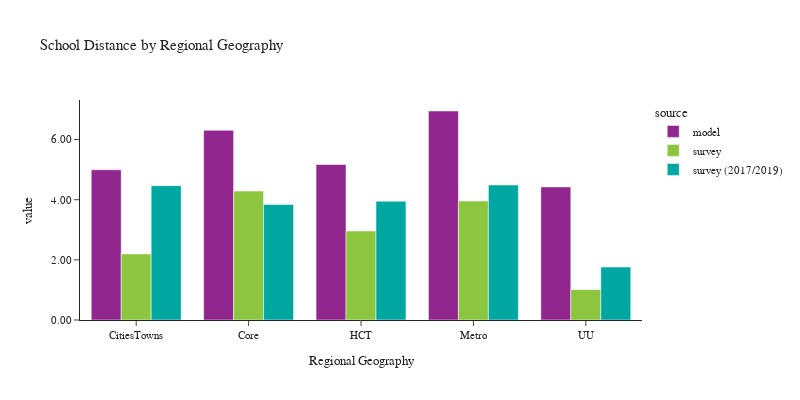

Here is the notebook cell this chart was saved with:
### Code cell
plot_school_location(df_students, 'rg_proposed_school', 'Regional Geography', 'Regional Geography')

### Figure 1 — Plotly figure (JSON) as saved in the notebook; plotly's stock layout.template omitted (floating-point values rounded to 4 significant figures)
{"data": [{"alignmentgroup": "True", "customdata": [[87296], [263257], [180313], [351122], [31940]], "hovertemplate": "source=model<br>rg_proposed_school=%{x}<br>value=%{y}<br>sample count=%{customdata[0]}<extra></extra>", "legendgroup": "model", "marker": {"color": "#91268F", "pattern": {"shape": ""}}, "name": "model", "offsetgroup": "model", "orientation": "v", "showlegend": true, "textposition": "auto", "type": "bar", "x": ["CitiesTowns", "Core", "HCT", "Metro", "UU"], "xaxis": "x", "y": [4.994, 6.307, 5.172, 6.95, 4.425], "yaxis": "y"}, {"alignmentgroup": "True", "customdata": [[63], [237], [136], [207], [14]], "hovertemplate": "source=survey<br>rg_proposed_school=%{x}<br>value=%{y}<br>sample count=%{customdata[0]}<extra></extra>", "legendgroup": "survey", "marker": {"color": "#8CC63E", "pattern": {"shape": ""}}, "name": "survey", "offsetgroup": "survey", "orientation": "v", "showlegend": true, "textposition": "auto", "type": "bar", "x": ["CitiesTowns", "Core", "HCT", "Metro", "UU"], "xaxis": "x", "y": [2.197, 4.287, 2.96, 3.956, 1.011], "yaxis": "y"}, {"alignmentgroup": "True", "customdata": [[70], [115], [60], [109], [10]], "hovertemplate": "source=survey (2017/2019)<br>rg_proposed_school=%{x}<br>value=%{y}<br>sample count=%{customdata[0]}<extra></extra>", "legendgroup": "survey (2017/2019)", "marker": {"color": "#00A7A0", "pattern": {"shape": ""}}, "name": "survey (2017/2019)", "offsetgroup": "survey (2017/2019)", "orientation": "v", "showlegend": true, "textposition": "auto", "type": "bar", "x": ["CitiesTowns", "Core", "HCT", "Metro", "UU"], "xaxis": "x", "y": [4.466, 3.842, 3.952, 4.488, 1.76], "yaxis": "y"}], "layout": {"barmode": "group", "font": {"size": 11}, "height": 400, "legend": {"title": {"text": "source"}, "tracegroupgap": 0}, "title": {"text": "School Distance by Regional Geography"}, "width": 800, "xaxis": {"anchor": "y", "domain": [0, 1], "title": {"text": "Regional Geography"}}, "yaxis": {"anchor": "x", "domain": [0, 1], "tickformat": ".2f", "title": {"text": "value"}}}}
